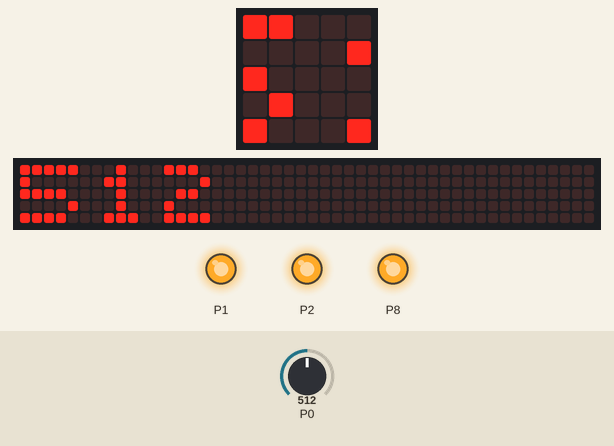
Simulated run of this program. Board: BBC micro:bit (MakeCode). Parts: the board's 5×5 LED display, a strip that is not on the board, showing the scrolling text unrolled, output pins drawn as LEDs (lit = HIGH). Inputs (shaded band) come from the test bench; at power-on: P0 = 512 (analog values on the 0–1023 scale). The 48×5 strip is a reading aid, not a part: it shows the text the display is scrolling, unrolled, one strip-width of it at a time.

Above: at 1.27 s.
1.3 s: P0 set to 560
At 3.69 s:
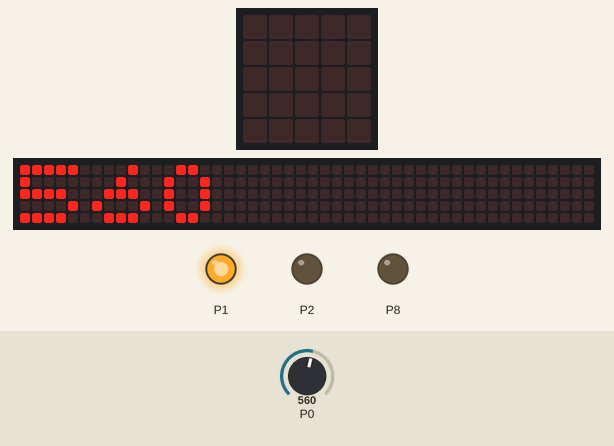
5.9 s: P0 set to 610
At 7.31 s:
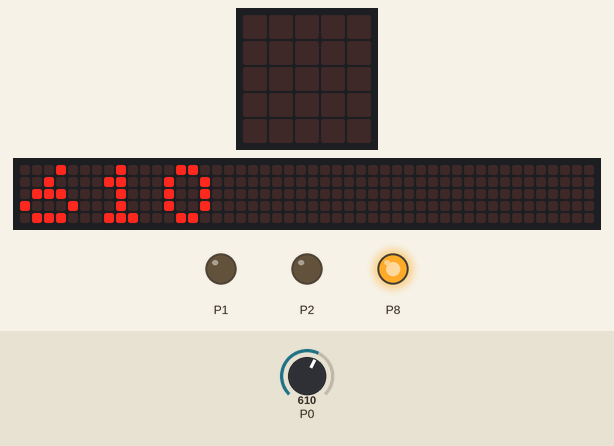
10.5 s: P0 set to 745
At 14.31 s:
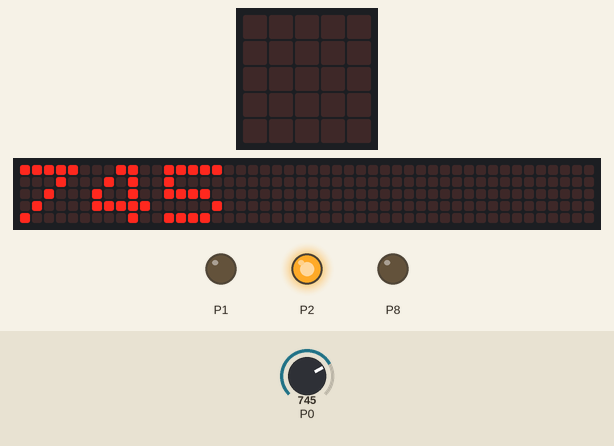
Timing chart, 0 to 15.8 s (numbered marks = the images above; inputs shaded):
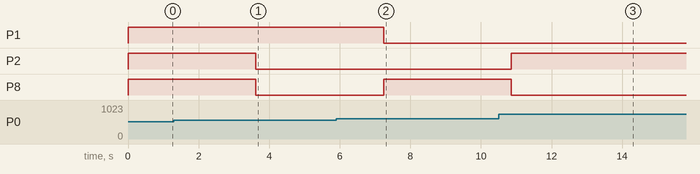

The program:

main.ts
```typescript
let intensite = 0
function bleu () {
    pins.digitalWritePin(DigitalPin.P1, 0)
    pins.digitalWritePin(DigitalPin.P2, 0)
    pins.digitalWritePin(DigitalPin.P8, 1)
}
function blanc () {
    pins.digitalWritePin(DigitalPin.P2, 1)
    pins.digitalWritePin(DigitalPin.P8, 1)
    pins.digitalWritePin(DigitalPin.P1, 1)
}
function mauve () {
    pins.digitalWritePin(DigitalPin.P1, 1)
    pins.digitalWritePin(DigitalPin.P2, 0)
    pins.digitalWritePin(DigitalPin.P8, 1)
}
function rouge () {
    pins.digitalWritePin(DigitalPin.P1, 1)
    pins.digitalWritePin(DigitalPin.P2, 0)
    pins.digitalWritePin(DigitalPin.P8, 0)
}
function vert () {
    pins.digitalWritePin(DigitalPin.P1, 0)
    pins.digitalWritePin(DigitalPin.P2, 1)
    pins.digitalWritePin(DigitalPin.P8, 0)
}
basic.forever(function () {
    intensite = pins.analogReadPin(AnalogPin.P0)
    if (intensite >= 735) {
        vert()
    } else if (intensite < 735 && intensite >= 600) {
        bleu()
    } else if (intensite < 600 && intensite >= 550) {
        rouge()
    } else if (intensite < 550 && intensite >= 550) {
        mauve()
    } else if (intensite < 550 && intensite >= 450) {
        blanc()
    }
    basic.showNumber(intensite)
})
```

test.ts
```typescript
// les tests vont ici ; cela ne sera pas compilé si ce paquet est utilisé en tant qu'extension.
```

Measured:
- after the input at 1.3 s, P2, P8: HIGH → LOW after 2.3 s
- after the input at 5.9 s, P1: HIGH → LOW after 1.3 s; P8: LOW → HIGH after 1.3 s
- after the input at 10.5 s, P2: LOW → HIGH after 0.36 s; P8: HIGH → LOW after 0.36 s
